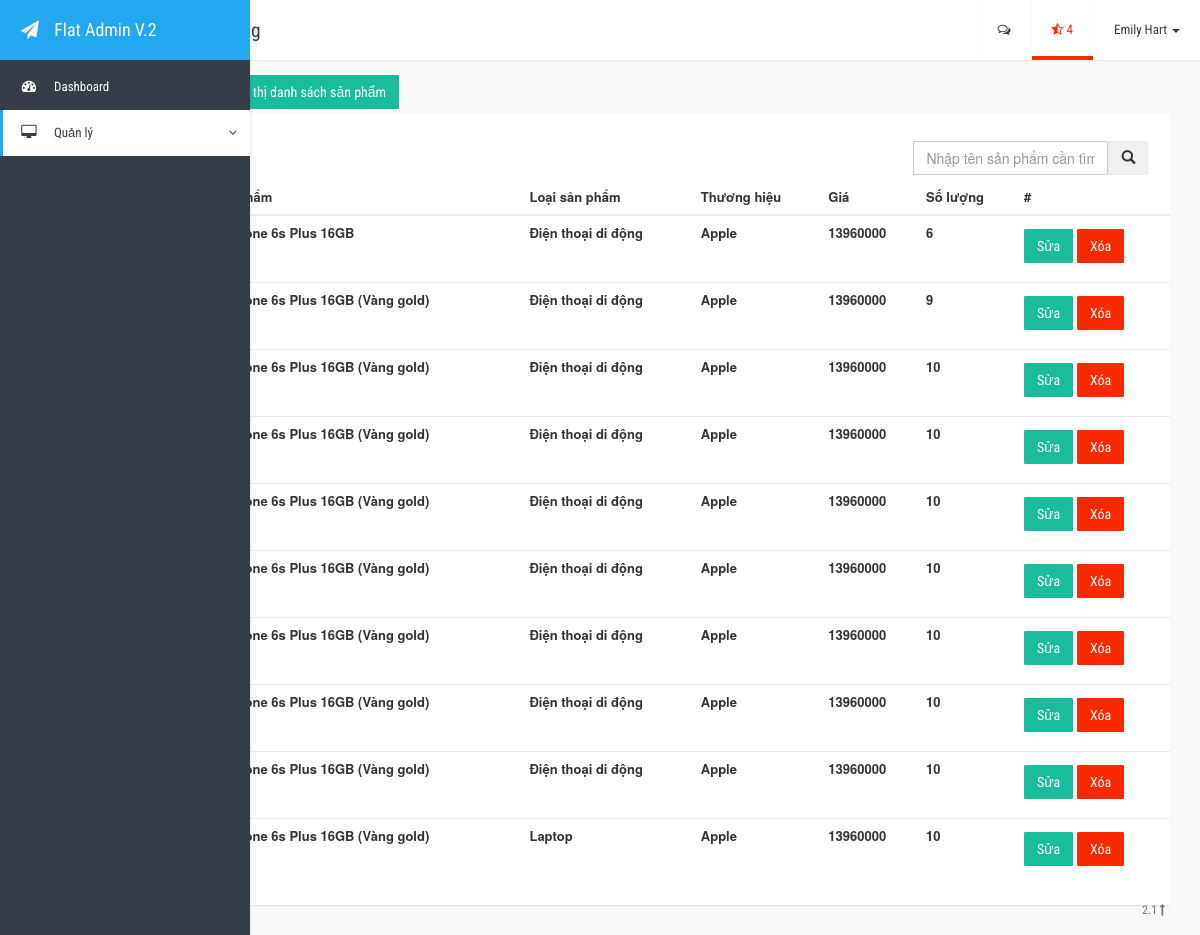
Page /PHP/weblazada/html/product_template.php?page=sanpham on the earlier database version.
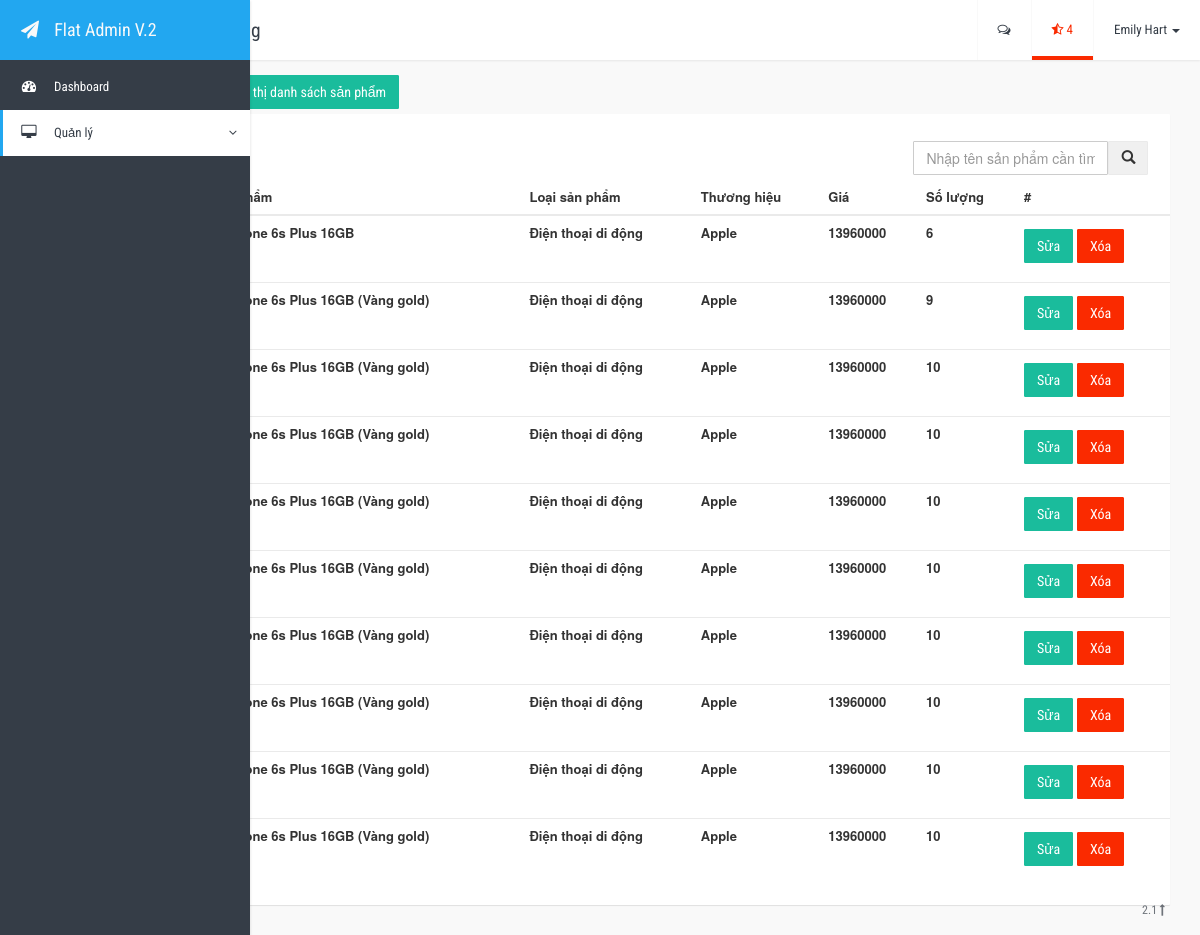
Same page on the later database version.
### tables this page shows
CREATE TABLE SANPHAM(
	MASP INT AUTO_INCREMENT,
    TENSP NVARCHAR(200) DEFAULT NULL,
    GIA DECIMAL,
    ANHLON TEXT,
    ANHNHO TEXT,
    THONGTIN TEXT,
    SOLUONG INT,
    MALOAISP INT,
    MATHUONGHIEU INT,
	MANV INT NOT NULL,
	LUOTMUA INT,

    CONSTRAINT KHOACHINH_SANPHAM_MASP PRIMARY KEY (MASP),
    CONSTRAINT KHOANGOAI_SANPHAM_MALOAISP FOREIGN KEY (MALOAISP) REFERENCES LOAISANPHAM (MALOAISP),
  	CONSTRAINT KHOANGOAI_SANPHAM_MATHUONGHIEU FOREIGN KEY (MATHUONGHIEU) REFERENCES THUONGHIEU (MATHUONGHIEU)
);

CREATE TABLE LOAISANPHAM(
	MALOAISP INT AUTO_INCREMENT,
    TENLOAISP NVARCHAR(100),
    MALOAI_CHA INT,

    CONSTRAINT KHOACHINH_LOAISANPHAM_MALOAISP PRIMARY KEY (MALOAISP)
);

CREATE TABLE THUONGHIEU(
	MATHUONGHIEU INT AUTO_INCREMENT,
    TENTHUONGHIEU NVARCHAR(100),
    HINHTHUONGHIEU TEXT,
	LUOTMUA INT,

    CONSTRAINT KHOACHINH_THUONGHIEU_MATHUONGHIEU PRIMARY KEY (MATHUONGHIEU)
);

### PHP/weblazada/html/page_product/sanpham.php (the view, shortened to what this page needs)
<div>
	<a class="btn-hienthithemsanpham btn btn-success">Thêm sản phẩm</a>
	<a class="btn-hienthidanhsachsanpham btn btn-success">Hiển thị danh sách sản phẩm</a>
</div>
<div class="hienthisanpham">
	<div class="card">
		<div class="col-right">
			<table class="timkiem">
				<tr>
					<td><input type="text" class="form-control" id="txt-timkiemsanpham" placeholder="Nhập tên sản phẩm cần tìm"/></td>
					<td><button id="btn-timkiemsanpham" class="btn btn-default"><i class="glyphicon glyphicon-search"></i></button></td>
				</tr>
			</table>
		</div>
		<table class="table">
			<thead>
				<tr>
					<th>
					</th>
					<th>
						Tên sản phẩm
					</th>
					<th>
						Loại sản phẩm
					</th>
					<th>
						Thương hiệu
					</th>
					<th>
						Giá
					</th>
					<th>
						Số lượng
					</th>
					<th>
						#
					</th>
				</tr>
			</thead>
			<tbody>
				<?php LayDanhSachLoaiSanPhamLimit(0); ?>
			</tbody>
		</table>
	</div>
</div>
<?php
	function LayDanhSachLoaiSanPhamLimit($limit){
		global $conn;
		$truyvan = "SELECT * FROM sanpham sp, loaisanpham lsp, thuonghieu th WHERE sp.MALOAISP = lsp.MALOAISP AND sp.MATHUONGHIEU = th.MATHUONGHIEU LIMIT ".$limit.",10";
		$ketqua = mysqli_query($conn,$truyvan);
		if($ketqua){
			while ($dong = mysqli_fetch_array($ketqua)) {
				echo "<tr>";
				echo '<th class="anbutton" data-anhnho="'.$dong["ANHNHO"].'"</th>';
				echo '<th data-anhlon="'.$dong["ANHLON"].'"><img style="width:50px; height:50px" src="..'.$dong["ANHLON"].'" /> </th>';
				echo '<th data-tensp="'.$dong["TENSP"].'">'.$dong["TENSP"].'</th>';
				echo '<th data-maloaisp="'.$dong["MALOAISP"].'">'.$dong["TENLOAISP"].'</th>';
				echo '<th data-math="'.$dong["MATHUONGHIEU"].'">'.$dong["TENTHUONGHIEU"].'</th>';
				echo '<th data-gia="'.$dong["GIA"].'">'.$dong["GIA"].'</th>';
				echo '<th data-soluong="'.$dong["SOLUONG"].'">'.$dong["SOLUONG"].'</th>';
				echo '<th data-id="'.$dong["MASP"].'"><a class="btn btn-success btn-suasanpham">Sửa</a> <a class="btn btn-danger btn-xoasanpham">Xóa</a></th>';
				echo "</tr>";
			}
		}
	}
?>

Differences in the rows shown:
changed sanpham (number 10 of 10 on the later page): MALOAISP.TENLOAISP "Laptop" → "Điện thoại di động"
